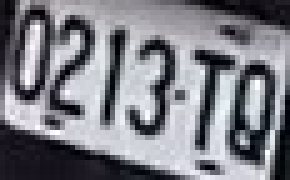
#> input picture temp/0213TQ_blur.jpg, 58 x 36 px (shown 5 times larger); its folder holds only this picture in this run
$ python image_rotate.py
#> lines starting #> are read from the running program, lines starting #| are printed output that depends on the picture
import numpy as np
import glob
import cv2
import random

all_data = glob.glob("temp/*.jpg")

for i in all_data:
    image = cv2.imread(i, 0)
#> image: shape (36, 58); min 0, max 255, mean 126
    rows, cols = image.shape
#> rows = 36; cols = 58
    M = cv2.getRotationMatrix2D((cols/2, rows/2), 10, 1)
    result = cv2.warpAffine(image, M, (cols, rows))
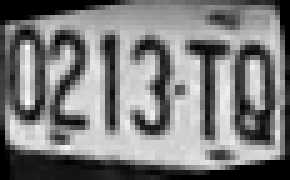
#> result: shape (36, 58) (shown 5 times larger); min 0, max 252, mean 124.1
#> (the run stopped early here; a loop or call above may not have finished)

$ run again, on temp/153BMK_blur.jpg
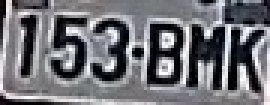
#> input picture temp/153BMK_blur.jpg, 90 x 35 px (shown 3 times larger)
#> `result = cv2.warpAffine(image, M, (cols, rows))`:
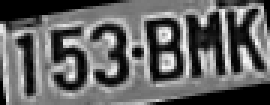
#> result: shape (35, 90) (shown 3 times larger); min 0, max 253, mean 100.3

$ run again, on temp/223LMN_blur.jpg
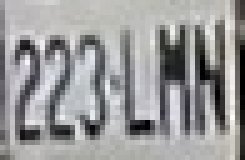
#> input picture temp/223LMN_blur.jpg, 49 x 32 px (shown 5 times larger)
#> `result = cv2.warpAffine(image, M, (cols, rows))`:
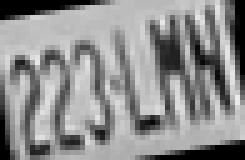
#> result: shape (32, 49) (shown 5 times larger); min 0, max 236, mean 140.8

$ run again, on temp/0365DX_blur.jpg
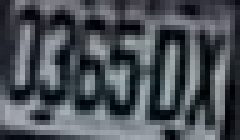
#> input picture temp/0365DX_blur.jpg, 48 x 28 px (shown 5 times larger)
#> `result = cv2.warpAffine(image, M, (cols, rows))`:
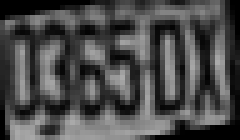
#> result: shape (28, 48) (shown 5 times larger); min 0, max 171, mean 74.9
